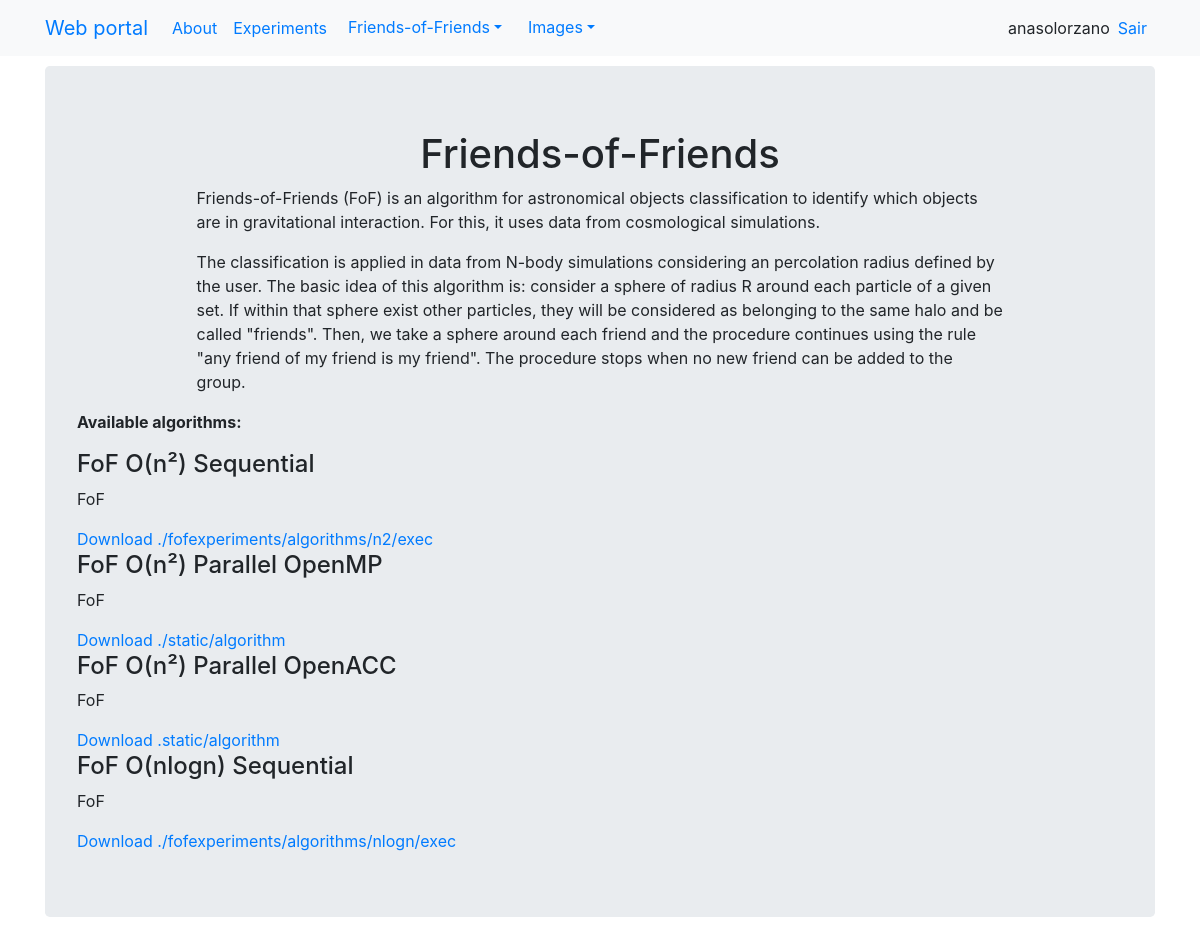
Screenshot of /fof/about (signed in) with the database file from the repository.
### fof/models.py (models this page shows, shortened)
class FoFAlgorithm(models.Model):
    idFoF = models.AutoField(primary_key=True)
    nameFoF = models.CharField(null=False, blank=False, max_length=100)
    descFoF = models.TextField(null=True, blank=False)
    commandFoF = models.TextField(null=False, blank=False)
    class Meta:
        managed = True
        db_table = 'fof_algorithm'

### fof/views.py (the view)
# urls.py: path('about', about, name="about"),
def about(request):
    query_results = FoFAlgorithm.objects.all()
    return render(request, 'fof/about.html', {"results" : query_results})

### templates/fof/about.html
{%extends "base.html" %}
{% block jumbotron %}
<div class="jumbotron">
  <h1><center>Friends-of-Friends</center></h1>
    <div style="width:80%;" class="container">
    <p>Friends-of-Friends (FoF) is an algorithm for astronomical objects classification to identify which objects are in gravitational interaction. For this, it uses data from cosmological simulations.</p>
        <p>The classification is applied in data from N-body simulations considering an percolation radius defined by the user. The basic idea of this algorithm is: consider a sphere of radius R around each particle of a given set. If within that sphere exist other particles, they will be considered as belonging to the same halo and be called "friends". Then, we take a sphere around each friend and the procedure continues using the rule "any friend of my friend is my friend". The procedure stops when no new friend can be added to the group.</p>
    </div>
    <p><b>Available algorithms:</b></p>
		<div id="postlist">
			<div class="panel">
                {% for alg in results %}
                  <div class="panel-heading">
                        <div class="text-center">
                            <div class="row">
                                <div class="col-sm-9">
                                    <h4 class="pull-left">{{ alg.nameFoF }}</h4>
                                </div>
                            </div>
                        </div>
                    </div>
                    <div class="panel-body">
                        <p>{{ alg.descFoF }}</p>
                        <a href="#"> Download {{ alg.commandFoF }}</a>
                    </div>
                {% endfor %}
        </div>
        </div>
</div>
{% endblock %}

### templates/navbar.html (shortened to what this page needs)
<nav class="navbar navbar-expand-lg bg-light">
  <div class="container">
    <div class="navbar-header">
      <a class="navbar-brand" href="{% url 'home' %}">Web portal</a>
    </div>
    <div id="navbar" class="navbar-collapse collapse">
      <ul class="navbar-nav mr-auto">
	  <li class="nav-item">
	  <a class="nav-link" href="{% url 'about' %}">About</a>
	  {% if request.user.is_authenticated %}
	  <li class="nav-item">
	  <a class="nav-link" href="{% url 'experiments' %}">Experiments</a>
		<li class="nav-item">
		  <div class="dropdown">
			<button class="btn btn-link dropdown-toggle" type="button" id="dropdownMenuButton" data-toggle="dropdown" aria-haspopup="true" aria-expanded="false">Friends-of-Friends</button>
		 </div>
	<li class="nav-item">
	  <div class="dropdown">
	    <button class="btn btn-link dropdown-toggle" type="button" id="dropdownMenuButton" data-toggle="dropdown" aria-haspopup="true" aria-expanded="false">Images</button>
	  </div>
	  {% endif %}
      </ul>
      <ul class="navbar-nav ml-auto">
	{% if request.user.is_authenticated %}
	<li class="nav-item mr-sm-2">
	  <a>{{user}}</a>
	<li class="nav-item mr-sm-2">
	  <a href="{% url 'auth_logout' %}">Sair</a>
	{% else %}
	<li class="active mr-sm-2"><a href="{% url 'registration_register' %}">Sign up</a></li>
	{% endif %}
      </ul>
    </div>
  </div>
</nav>

### static/ui/css/footer.css (style rules this page uses)
html { position: relative; min-height: 100%; }

### rows the page displays
FoFAlgorithm: nameFoF "FoF O(n²) Sequential", descFoF "FoF", commandFoF "./fofexperiments/algorithms/n2/exec"
FoFAlgorithm: nameFoF "FoF O(n²) Parallel OpenMP", descFoF "FoF", commandFoF "./static/algorithm"
FoFAlgorithm: nameFoF "FoF O(n²) Parallel OpenACC", descFoF "FoF", commandFoF ".static/algorithm"
FoFAlgorithm: nameFoF "FoF O(nlogn) Sequential", descFoF "FoF", commandFoF "./fofexperiments/algorithms/nlogn/exec"

### other values shown
{{ user }} "anasolorzano"
